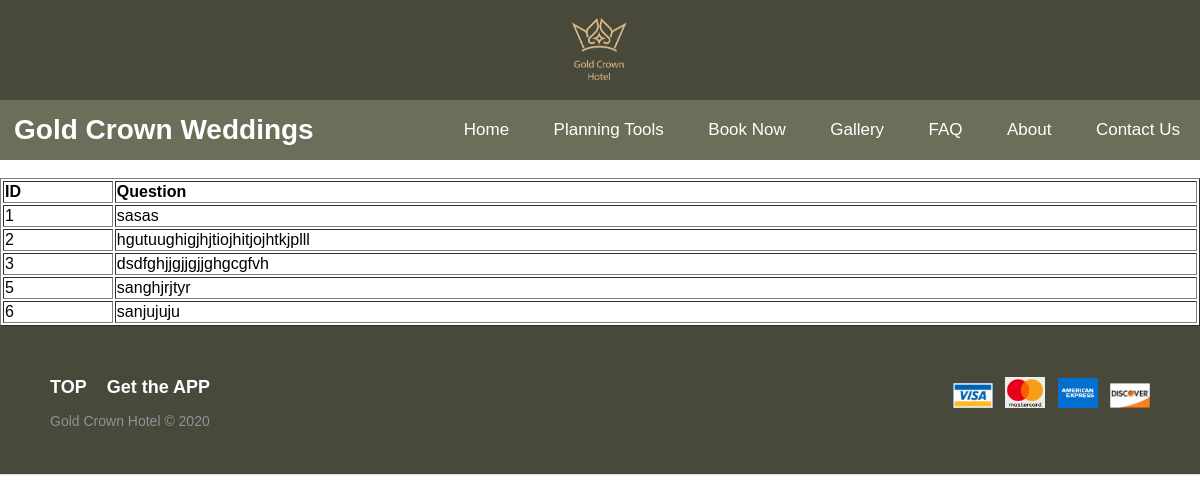
The page /php/showfaq.php on the database its author committed.
### tables this page shows
CREATE TABLE `faq` (
  `id` int(11) NOT NULL,
  `question` varchar(255) NOT NULL
);

### php/showfaq.php (the view, shortened to what this page needs)
<?php
    include_once 'configure.php';
?>
<html>
  <head>
    <link rel="stylesheet" type="text/css" href="../styles/gallery.css" />
    <link rel="stylesheet" type="text/css" href="../styles/slideshow.css" />
  </head>
  <body>
    <div class="header_bg" >
    <img class = "heading"
      src="../images/gold.jpg"
      width="100px"
      alt="wedding logo"
    />
    </div>
    <div class="navbar" >
    <div class="nav-header" >
      <h3 class="logo-text">Gold Crown Weddings</h3>
    </div>
    <div class="navi">
      <a href="../html/header.html"> Home </a>
      <a href="../html/PT.html"> Planning Tools </a>
      <a href="../html/booknow.html"> Book Now </a>
      <a href="../html/gallery.html"> Gallery </a>
      <a href="../html/faqq.html"> FAQ </a>
      <a href="../html/header.html"> About </a>
      <a href="../html/contactUs.html"> Contact Us </a>
    </div>
     </div>
<br>
<table border = "1" width ="100%">
<tr>
    <th style="text-align:left;"><b>ID</b></th>
    <th style="text-align:left;">Question</th>
</tr>
<?php
    $sql = "select Id,question from faq";
    $result=$conn-> query($sql);
    if($result->num_rows>0){
        while($row=$result->fetch_assoc()){
            echo"<tr><td>".$row["Id"]."</td><td>".$row["question"]."</td></tr>";
        }
    }else{
        echo "no results";
    }
?>
</table>
<footer class="footer-distributed">
  <div class="footer-right">
    <a href="#"><img class = "logo1" src = "../images/visa.png" width="40px"></a>
    <a href="#"><img class = "logo1" src = "../images/ms.png" width="40px"></a>
    <a href="#"><img class = "logo1" src = "../images/aex.jpg" width="40px"></a>
    <a href="#"><img class = "logo1" src = "../images/dis.jpg" width="40px"></a>
  </div>
  <div class="footer-left">
   <p class="footer-links">
            <a class="link-1" href="#">TOP</a>
             <a class="link-1" href="get.html">Get the APP</a>
          </p>
    <p>Gold Crown Hotel &copy; 2020</p>
  </div>
</footer>
	</body>
</html>

### styles/gallery.css (style rules this page uses)
.heading { display: block; margin-left: auto; margin-right: auto; }
.header_bg { background-color: #48493b; }
body { font-family: Helvetica,Arial,sans-serif; }
.navi { background-color: #6D6E59 ; }
.navbar { display: flex; background-color: #6D6E59 ; justify-content: space-between; }
.logo-text { color: white; margin: 14px; font-size: 28px; }
.navi a { display: inline-block; text-align: center; padding: 20px; text-decoration: none; font-size: 17px; border-radius: 5px; color: white; }
.logo1 { float: left; vertical-align: top; }
* { box-sizing: border-box }
body { font-family: verdana, sans-serif; margin:0; }
img { vertical-align:middle; }
* { box-sizing: border-box; }
img { vertical-align: middle; }
.footer-distributed { background-color: #48493b; box-shadow: 0 1px 1px 0 rgba(0, 0, 0, 0.12); box-sizing: border-box; width: 100%; float: left; text-align: left; font: normal 16px sans-serif; padding: 45px 50px; }
.footer-distributed .footer-left p { color: #8f9296; font-size: 14px; margin: 0; }
.footer-distributed p.footer-links { font-size: 18px; font-weight: bold; color: #ffffff; margin: 0 0 10px; padding: 0; transition: ease .25s; }
.footer-distributed p.footer-links a { display: inline-block; line-height: 1.8; text-decoration: none; color: inherit; padding-right: 15px; transition: ease .25s; }
.footer-distributed .footer-right { float: right; margin-top: 6px; max-width: 250px; }
.footer-distributed .footer-right a { display: inline-block; width: 40px; border-radius: 2px; font-size: 20px; color: #ffffff; text-align: center; line-height: 35px; margin-left: 8px; transition:all .25s; }

### rows shown on the page
faq: id "1", question "sasas"
faq: id "2", question "hgutuughigjhjtiojhitjojhtkjplll"
faq: id "3", question "dsdfghjjgjjgjjghgcgfvh"
faq: id "5", question "sanghjrjtyr"
faq: id "6", question "sanjujuju"
